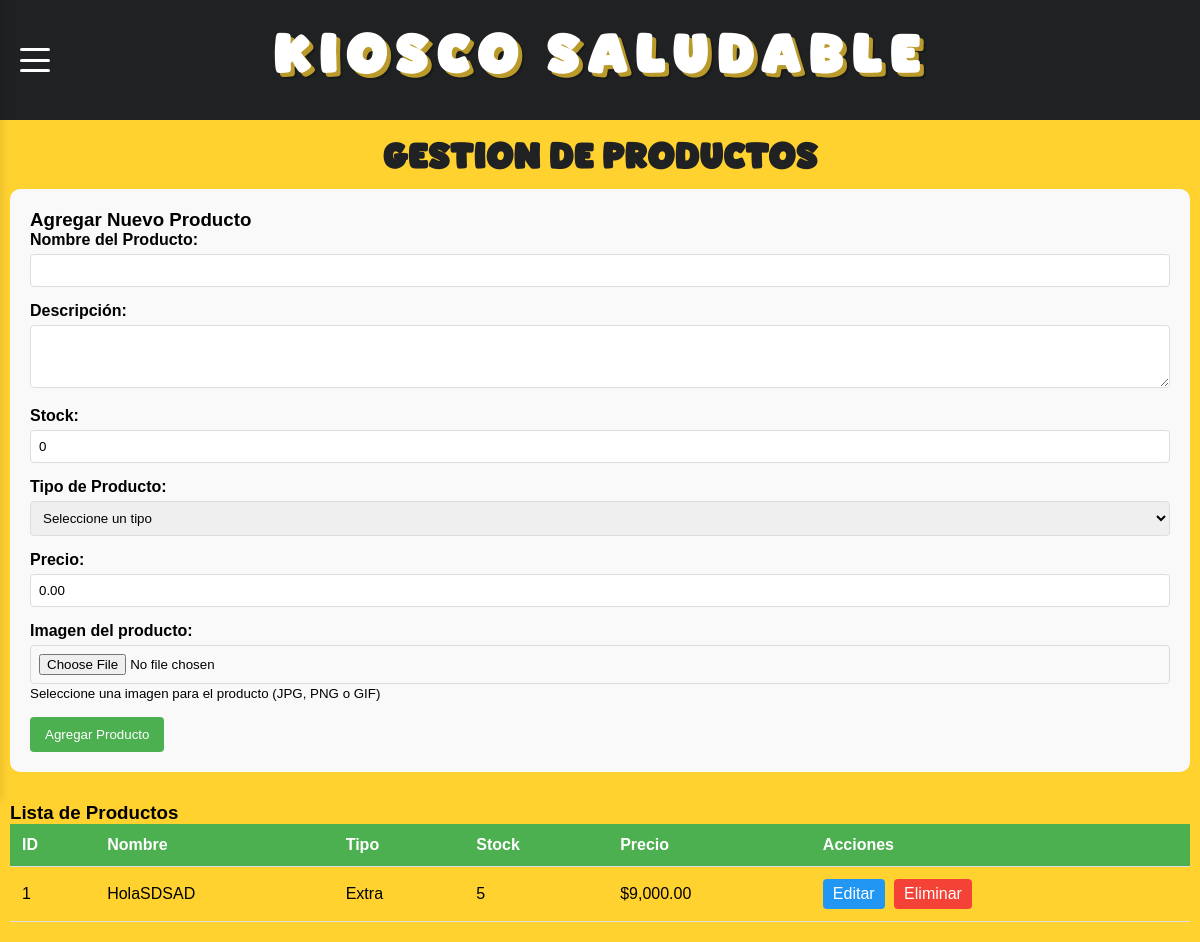
Page /kiosquero/products.php (signed in) on the earlier database version.
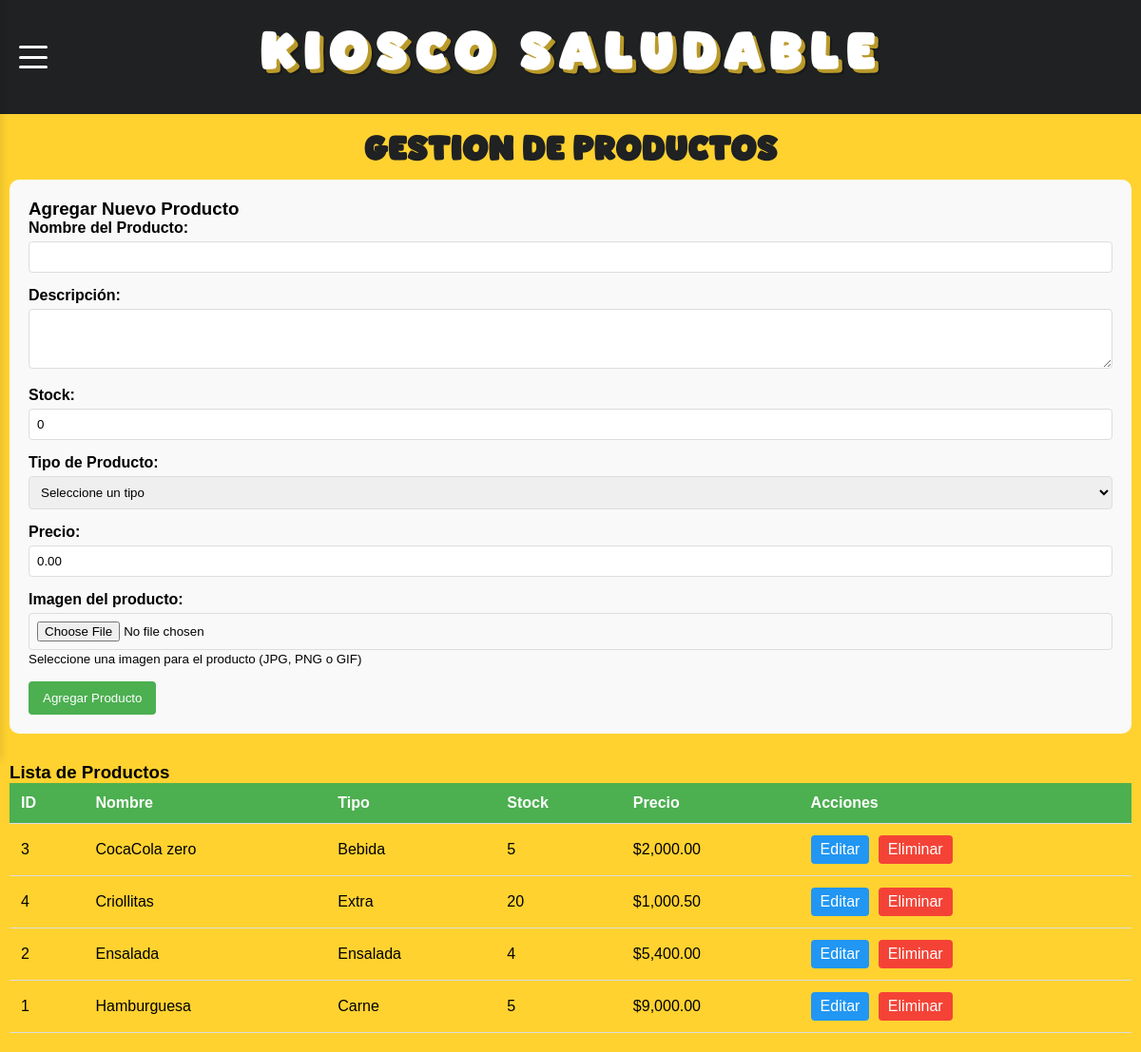
Same page on the later database version.
### tables this page shows
CREATE TABLE `productos` (
  `id` int(11) NOT NULL,
  `nombre` varchar(80) NOT NULL,
  `descripcion` varchar(300) NOT NULL,
  `stock` int(11) NOT NULL,
  `fecha_agregado` timestamp NOT NULL DEFAULT current_timestamp() ON UPDATE current_timestamp(),
  `tipo_producto` enum('ensalada','carne','bebida','extra','pizza') DEFAULT NULL,
  `precio` float NOT NULL,
  `url` varchar(90) NOT NULL
);

### kiosquero/products.php (the view, shortened to what this page needs)
<?php
require_once 'database.php';
$producto_editar = null;
$query = "SELECT * FROM productos ORDER BY nombre ASC";
$productos = $conn->query($query);
?>
<!DOCTYPE html>
<html lang="es">
<head>
    <link rel="stylesheet" href="style.css">
</head>
<body>
<?php include 'header.php'; ?>
    <main class="main-content">
        <h2><?php echo $producto_editar ? 'Editar Producto' : 'Gestión de Productos'; ?></h2>
        <div class="product-form">
            <h3><?php echo $producto_editar ? 'Editar Producto: ' . htmlspecialchars($producto_editar['nombre']) : 'Agregar Nuevo Producto'; ?></h3>
            <form action="products.php" method="POST" enctype="multipart/form-data">
                <div class="form-group">
                    <label for="nombre">Nombre del Producto:</label>
                    <input type="text" id="nombre" name="nombre" required
                           value="<?php echo $producto_editar ? htmlspecialchars($producto_editar['nombre']) : ''; ?>">
                </div>
                <div class="form-group">
                    <label for="descripcion">Descripción:</label>
                    <textarea id="descripcion" name="descripcion" rows="3" required><?php echo $producto_editar ? htmlspecialchars($producto_editar['descripcion']) : ''; ?></textarea>
                </div>
                <div class="form-group">
                    <label for="stock">Stock:</label>
                    <input type="number" id="stock" name="stock" min="0" required
                           value="<?php echo $producto_editar ? $producto_editar['stock'] : '0'; ?>">
                </div>
                <div class="form-group">
                    <label for="tipo_producto">Tipo de Producto:</label>
                    <select id="tipo_producto" name="tipo_producto" required>
                        <option value="">Seleccione un tipo</option>
                    </select>
                </div>
                <div class="form-group">
                    <label for="precio">Precio:</label>
                    <input type="number" id="precio" name="precio" min="0" step="0.01" required
                           value="<?php echo $producto_editar ? $producto_editar['precio'] : '0.00'; ?>">
                </div>
                <div class="form-group">
                    <label for="imagen">Imagen del producto:</label>
                    <input type="file" id="imagen" name="imagen" accept="image/*">
                    <small class="form-text">Seleccione una imagen para el producto (JPG, PNG o GIF)</small>
                </div>
                <div class="form-actions">
                    <button type="submit" class="btn-submit">
                        <?php echo $producto_editar ? 'Actualizar Producto' : 'Agregar Producto'; ?>
                    </button>
                </div>
            </form>
        </div>
        <h3>Lista de Productos</h3>
        <?php if ($productos->num_rows > 0): ?>
            <div class="table-responsive">
                <table class="products-table">
                    <thead>
                        <tr>
                            <th>ID</th>
                            <th>Nombre</th>
                            <th>Tipo</th>
                            <th>Stock</th>
                            <th>Precio</th>
                            <th>Acciones</th>
                        </tr>
                    </thead>
                    <tbody>
                        <?php while ($producto = $productos->fetch_assoc()): ?>
                            <tr>
                                <td><?php echo $producto['id']; ?></td>
                                <td><?php echo htmlspecialchars($producto['nombre']); ?></td>
                                <td><?php echo ucfirst($producto['tipo_producto']); ?></td>
                                <td><?php echo $producto['stock']; ?></td>
                                <td>$<?php echo number_format($producto['precio'], 2); ?></td>
                                <td>
                                    <a href="products.php?editar=<?php echo $producto['id']; ?>" class="btn-edit">Editar</a>
                                    <a href="products.php?eliminar=<?php echo $producto['id']; ?>" class="btn-delete"
                                       onclick="return confirm('¿Está seguro de que desea eliminar este producto?')">Eliminar</a>
                                </td>
                            </tr>
                        <?php endwhile; ?>
                    </tbody>
                </table>
            </div>
        <?php else: ?>
            <p>No hay productos registrados.</p>
        <?php endif; ?>
    </main>
</body>
</html>

Differences in the rows shown:
added productos: id "3", nombre "CocaCola zero", tipo_producto "Bebida", stock "5", precio "2,000.00"
added productos: id "4", nombre "Criollitas", tipo_producto "Extra", stock "20", precio "1,000.50"
added productos: id "2", nombre "Ensalada", tipo_producto "Ensalada", stock "4", precio "5,400.00"
changed productos id 1: nombre "HolaSDSAD" → "Hamburguesa"; tipo_producto "Extra" → "Carne"
